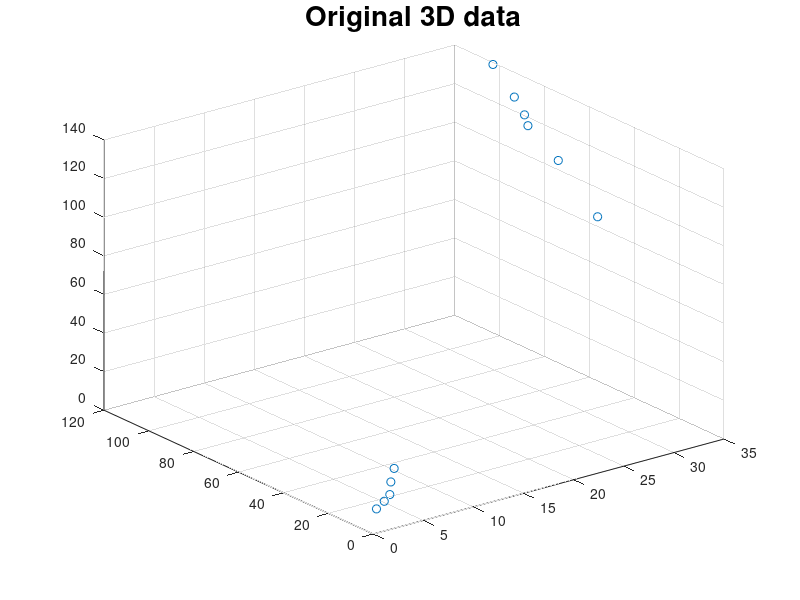

The MATLAB script that drew this image: (Note: this script raises an error after producing the figure.)
% First clear and close all figures
clear
close all

% Create data where every colum is a variable
X = [1 3 10;
    2 4 12;
    3 6 13;
    4 10 16;
    5 13 20;
    30 34 104;
    31 56 120;
    32 74 127;
    33 80 128;
    34 89 131;
    35 103 139];

% Plot original data
scatter3(X(:, 1), X(:, 2), X(:, 3))
title('Original 3D data', 'FontSize', 20)

% Reduce how many dimensions
c = 2;

% Do PCA for 2D
[P, W] = pca(X, c);

% Show 2D reduction
figure
scatter(P(:, 1), P(:, 2));
grid
title('Dimension reduction to 2D', 'FontSize', 20)

% Reduce how many dimensions
c = 1;

% Do PCA for 1D
[P, W] = pca(X, c);
figure
scatter(P(:, 1), 0*P(:, 1));
grid
title('Dimension reduction to 1D', 'FontSize', 20)
